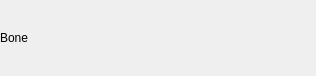
<?xml version="1.0" encoding="UTF-8"?>
<ui version="4.0">
 <class>GeometryObjectWidget</class>
 <widget class="QWidget" name="GeometryObjectWidget">
  <property name="geometry">
   <rect>
    <x>0</x>
    <y>0</y>
    <width>316</width>
    <height>76</height>
   </rect>
  </property>
  <property name="windowTitle">
   <string>Form</string>
  </property>
  <property name="locale">
   <locale language="English" country="UnitedStates"/>
  </property>
  <layout class="QVBoxLayout" name="verticalLayout">
   <property name="leftMargin">
    <number>0</number>
   </property>
   <property name="topMargin">
    <number>0</number>
   </property>
   <property name="rightMargin">
    <number>0</number>
   </property>
   <property name="bottomMargin">
    <number>0</number>
   </property>
   <item>
    <layout class="QHBoxLayout" name="boneLayout">
     <item>
      <widget class="QLabel" name="boneLabel">
       <property name="sizePolicy">
        <sizepolicy hsizetype="Preferred" vsizetype="Preferred">
         <horstretch>1</horstretch>
         <verstretch>0</verstretch>
        </sizepolicy>
       </property>
       <property name="text">
        <string>Bone</string>
       </property>
      </widget>
     </item>
    </layout>
   </item>
  </layout>
 </widget>
 <resources/>
 <connections/>
</ui>
